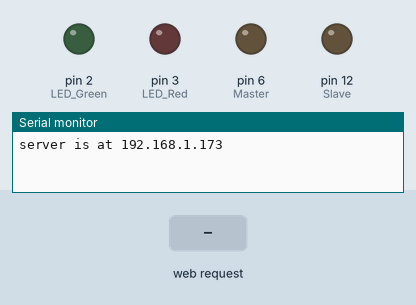
Recording of a sketch running on a simulated Arduino Leonardo, built with avr-gcc and run on an emulated ATmega32U4. Shown: output pins drawn as LEDs (lit = HIGH), the last lines printed to the serial monitor. The test bench sets the inputs (shaded band). WiFi joins after 1.5 s; servers stay silent unless stated; pins used as bus, display or sensor lines are not drawn.

Above: at 1.2 s.
1.3 s: HTTP request GET /?slave received
At 1.7 s:
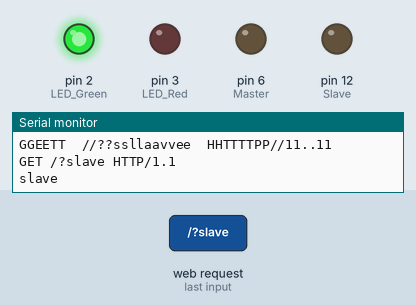
2.8 s: HTTP request GET /master received
At 3.1 s:
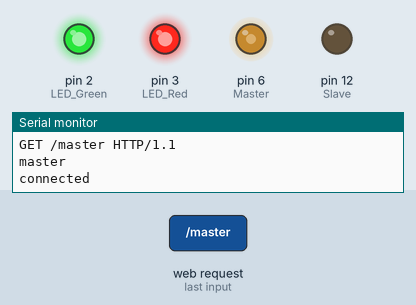
4.3 s: HTTP request GET /off received
At 5.4 s:
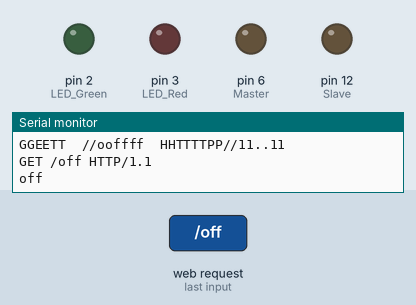
5.8 s: HTTP request GET /master received
At 6.6 s:
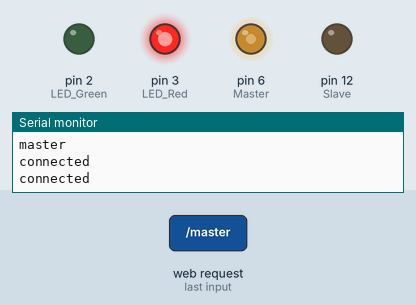
Timing chart, 0 to 8.3 s (numbered marks = the images above; inputs shaded):
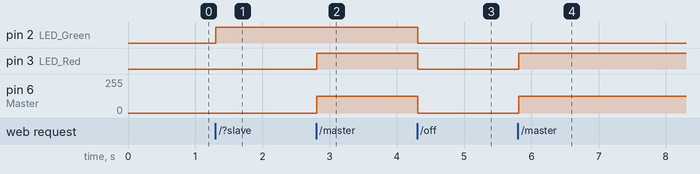

The sketch:

InteractionTestA3.ino
```cpp
/***********************************************************************************************
 *   Interaction Test for the Control Units of a WPT system
 *  Features: Communication and cooperation of the control units through ethernet
 *  Details:
 *    1. the web browser calls one of the units as a master, when
 *    2. one of the units received the signal as the server,it turns on the red LED as signal,
 *    3. master unit send slave signals to the neihgbouring units via GET request
 *    4. the other unit received the slave signal and turns on the green LED.
 *    5. when one of them receives the off signal, both LEDs should be turned off.
 *  Version: 1.0.0
 *  Last Modified: 12.10.2020
 *  By: Xiaooyue Zhu
 ***********************************************************************************************/


#include <SPI.h>
#include <Ethernet2.h>

// definition the enable/disable ports for Ethernet Shield WIZnet5500 and SD Card
#define CS1 10 // D10: CS1(Chip Selection) for W5500
#define RST1 11 // D11: RST(Reset) for W5500
#define CS2 4 // D4: CS2 pin for SD-Card

// PWM outputs on D6 and D12
#define Master 6
#define Slave 12

// red LED signs for the master and green for slave
#define LED_Red 3
#define LED_Green 2

byte mac[] = { 0x54, 0x55, 0x58, 0x10, 0x00, 0x03 }; //ethernet shield mac address
byte ip[] = { 192, 168, 1, 173 }; // arduino IP in lan slave 05
byte gateway[] = { 192, 168, 1, 1 }; // internet access via router
byte subnet[] = { 255, 255, 255, 0 }; //subnet mask

EthernetServer server(80);

String readString;       //store the information from a client

void Mater_PWM_Act(){
    TCCR4B = _BV(CS40);       // CS4<3:0>:Clock Select bits. clock @ F_CPU / 1
    TCCR4C = _BV(COM4D0)| _BV(PWM4D) ; //non-inverting PWM
    TCCR4D = 0;
    TCCR4E = _BV(OC4OE1)|_BV(OC4OE0);
    OCR4C  = 159;
    OCR4D  = 79;
}

void setup()
{
  pinMode(CS1, OUTPUT);
  pinMode(RST1, OUTPUT);
  pinMode(CS2, OUTPUT);

  pinMode(Master, OUTPUT);
  pinMode(Slave, OUTPUT);

  pinMode(LED_Red, OUTPUT);    // LED_Red, Sign for Master
  pinMode(LED_Green, OUTPUT);  // LED_Green, Sign for Slave

  digitalWrite(CS1, HIGH);     // CS1 for Ethernet Shield on
  digitalWrite(CS2, LOW);      // CS2 for SD Card off
  digitalWrite(RST1, HIGH);    // Reset off

  Ethernet.begin(mac, ip, gateway, gateway, subnet);
  server.begin();

  Serial.begin(9600);

  Serial.print("server is at ");
  Serial.println(Ethernet.localIP());
  //PLLFRQ |= (1 << PLLTM0);  PPL Clock
  TCCR4A = 0;
  TCCR4B = 0;   // CS4<3:0>:Clock Select bits. clock @ F_CPU / 1
  TCCR4C = 0; //non-inverting PWM on OC1B
  TCCR4D = 0;
  TCCR4D = 0;
}


void loop()
{
  // listen for incoming clients
  EthernetClient client = server.available(); //create a client when the connection is built
  if (client)
  {
    Serial.println("client connected");
    // Make a HTTP request:
    while (client.connected())
    {
      if (client.available())
      {
        char c = client.read();
        if (readString.length() < 100)
        {
          readString += c;                     //store characters to string
          Serial.print(c);
        }
        Serial.write(c);
        // HTTP request has ended
        if (c == '\n')
        {
          // you're starting a new line
          Serial.println(readString);
          if(readString.indexOf('?') >=0)        //don't send new page
          {
            client.println("HTTP/1.1 204 Xiaoyue");
            client.println();
            client.println();
          }
          else
          {
            client.println("HTTP/1.1 200 OK");    //send new page
            client.println("Content-Type: text/html");
            client.println();
            client.println("<HTML>");
            client.println("<HEAD>");
            client.println("<TITLE>Arduino GET test page</TITLE>");
            client.println("</HEAD>");
            client.println("<BODY>");
            client.println("<H1>Logic Test:A3~A5</H1>");
            //A1
            client.println("<a href='http://192.168.1.171:80/?master' target='inlineframe'>A1 Master</a>");
            client.println("<a href='http://192.168.1.171:80/?slave' target='inlineframe'>A1 Slave</a>");
            client.println("<a href='http://192.168.1.171:80/?off' target='inlineframe'>A1 OFF</a>");
            //A3
            client.println("<br><br><a href='http://192.168.1.173:80/?master' target='inlineframe'>A3 Master</a>");
            client.println("<a href='http://192.168.1.173:80/?slave' target='inlineframe'>A3 Slave</a>");
            client.println("<a href='http://192.168.1.173:80/?off' target='inlineframe'>A3 OFF</a>");
            //A4
            client.println("<br><br><a href='http://192.168.1.174:80/?master' target='inlineframe'>A4 Master</a>");
            client.println("<a href='http://192.168.1.174:80/?slave' target='inlineframe'>A4 Slave</a>");
            client.println("<a href='http://192.168.1.174:80/?off' target='inlineframe'>A4 OFF</a>");
            //A5
            client.println("<br><br><a href='http://192.168.1.175:80/?master' target='inlineframe'>A5 Master</a>");
            client.println("<a href='http://192.168.1.175:80/?slave' target='inlineframe'>A5 Slave</a>");
            client.println("<a href='http://192.168.1.175:80/?off' target='inlineframe'>A5 OFF</a>");
            client.println("<IFRAME name=inlineframe style='display:none'>");
            client.println("</IFRAME>");
            client.println("</BODY>");
            client.println("</HTML>");
          }
          delay(1);
          //stopping client
          client.stop();
          if(readString.indexOf("master") >0)
          {
            digitalWrite(LED_Red,HIGH);          // lighted on as symbol for master
            Serial.println("master");
            TCCR4B = _BV(CS40);                  // CS4<3:0>:Clock Select bits. clock @ F_CPU / 1
            TCCR4C = _BV(COM4D0)| _BV(PWM4D) ;   //non-inverting PWM
            TCCR4D = 0;
            TCCR4E = _BV(OC4OE1)|_BV(OC4OE0);
            OCR4C  = 159;
            OCR4D  = 79;
            IPAddress server1(192, 168, 1, 171 );
            EthernetClient client;
            if (client.connect(server1, 80))
            {
              Serial.println("connected");
              // Make a HTTP request:
              client.println("GET /?slave HTTP/1.1");
              //client.println("Host: 192.168.1.174");
              //client.println("Connection: close");
              client.println();
              client.stop();
              delay(1);
             }
            IPAddress server2(192, 168, 1, 174 );
            if (client.connect(server2, 80))
            {
              Serial.println("connected");
              // Make a HTTP request:
              client.println("GET /?slave HTTP/1.1");
              //client.println("Host: 192.168.1.174");
              //client.println("Connection: close");
              client.println();
              delay(1);
             }
          }
          if(readString.indexOf("off") >0)
          {
            TCCR4C = 0;
            digitalWrite(LED_Red,LOW);
            digitalWrite(LED_Green,LOW);          // lighted on as symbol for master
            Serial.println("off");
          }
          if(readString.indexOf("slave") >0)
          {
            TCCR4C = 0;
            digitalWrite(LED_Green,HIGH);
            digitalWrite(LED_Red,LOW);           // wait for a second// blink as symbol for slave
            Serial.println("slave");
          }
          readString="";
        }
      }
    }
  }
}
```

Measured:
- after the input at 1.3 s, pin 2 (LED_Green): LOW → HIGH at once
- after the input at 2.8 s, pin 3 (LED_Red): LOW → HIGH at once; pin 6 (Master): 0/255 → 127/255 at once
- after the input at 4.3 s, pin 2 (LED_Green), pin 3 (LED_Red): HIGH → LOW at once; pin 6 (Master): 127/255 → 0/255 at once
- after the input at 5.8 s, pin 3 (LED_Red): LOW → HIGH at once; pin 6 (Master): 0/255 → 127/255 at once
